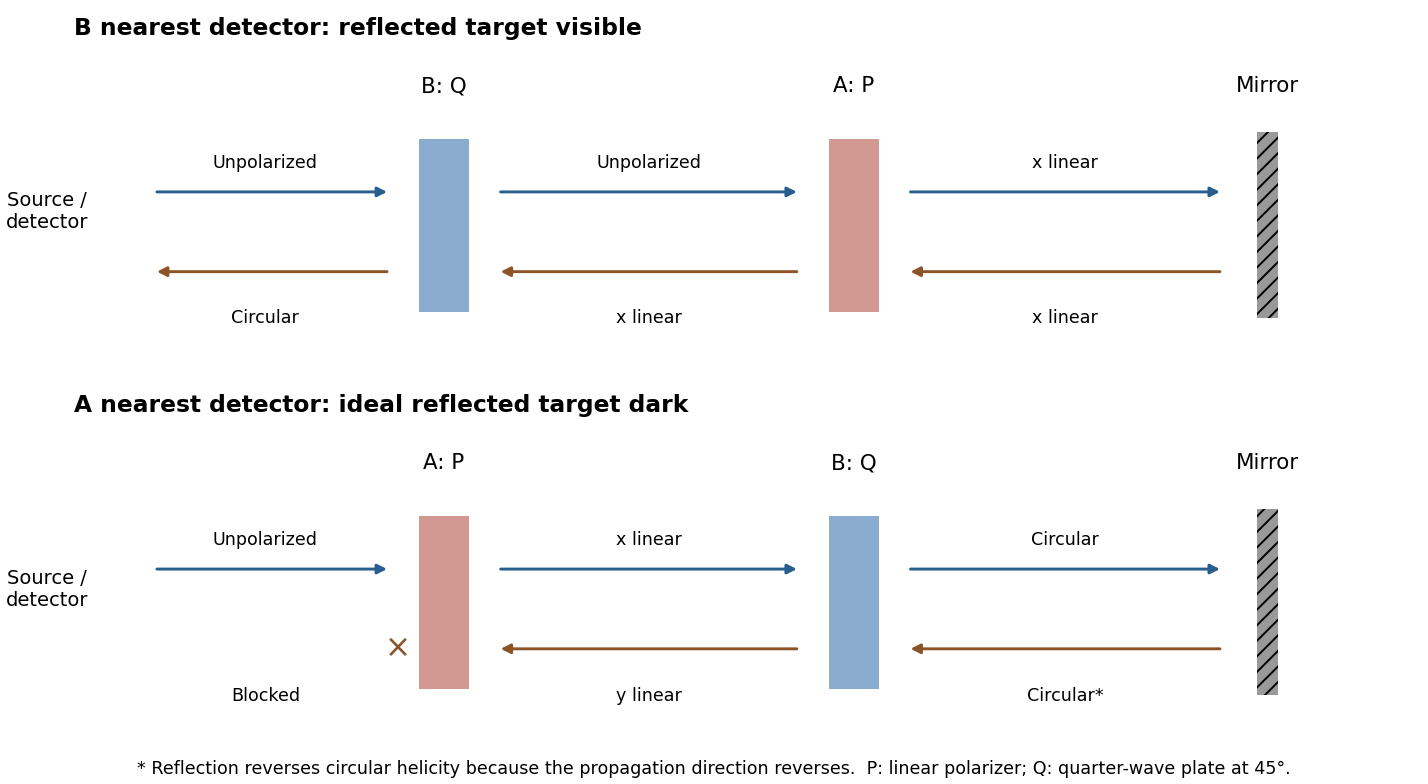

The script that saved this image:
"""Original Jones-optics double-pass diagrams; PNG basename to cwd.
Python 3.14, Matplotlib. Detector/reflector is generic, with no biological model.
"""
import matplotlib.pyplot as plt
from matplotlib.patches import Rectangle
fig,axes=plt.subplots(2,1,figsize=(10.2,5.6),layout='constrained')
for ax,index in zip(axes,[0,1]):
 ax.set(xlim=(-.25,10.4),ylim=(-1.1,1.65));ax.axis('off')
 order=['Q','P'] if index==0 else ['P','Q'];xs=[3.0,6.1]
 ax.text(0,.1,'Source /\ndetector',ha='center',va='center',fontsize=10)
 for x,name in zip(xs,order):
  col='#4b82b6' if name=='Q' else '#ba6258';ax.add_patch(Rectangle((x-.19,-.65),.38,1.3,facecolor=col,alpha=.65))
  ax.text(x,1.0,('B: ' if name=='Q' else 'A: ')+name,ha='center',fontsize=11)
 ax.add_patch(Rectangle((9.15,-.7),.16,1.4,facecolor='0.6',hatch='///'));ax.text(9.23,1.0,'Mirror',ha='center',fontsize=11)
 for start,end in [(.8,2.6),(3.4,5.7),(6.5,8.9)]:
  ax.annotate('',xy=(end,.25),xytext=(start,.25),arrowprops={'arrowstyle':'-|>','color':'#275e8e','lw':1.5})
  if index==1 and start==.8:ax.text(2.65,-.35,'×',ha='center',va='center',color='#8c5327',fontsize=16)
  else:ax.annotate('',xy=(start,-.35),xytext=(end,-.35),arrowprops={'arrowstyle':'-|>','color':'#8c5327','lw':1.5})
 outward=['Unpolarized','Unpolarized','x linear'] if index==0 else ['Unpolarized','x linear','Circular']
 backward=['Circular','x linear','x linear'] if index==0 else ['Blocked','y linear','Circular*']
 for x,fw,bw in zip([1.65,4.55,7.7],outward,backward):
  ax.text(x,.43,fw,ha='center',fontsize=9);ax.text(x,-.74,bw,ha='center',fontsize=9)
 ax.text(.2,1.43,'B nearest detector: reflected target visible' if index==0 else 'A nearest detector: ideal reflected target dark',fontsize=12,weight='bold')
fig.supxlabel('* Reflection reverses circular helicity because the propagation direction reverses.  P: linear polarizer; Q: quarter-wave plate at 45°.',fontsize=9)
fig.savefig('paper-1-oe2013-polarizer-mirror.png',dpi=140,facecolor='white')
